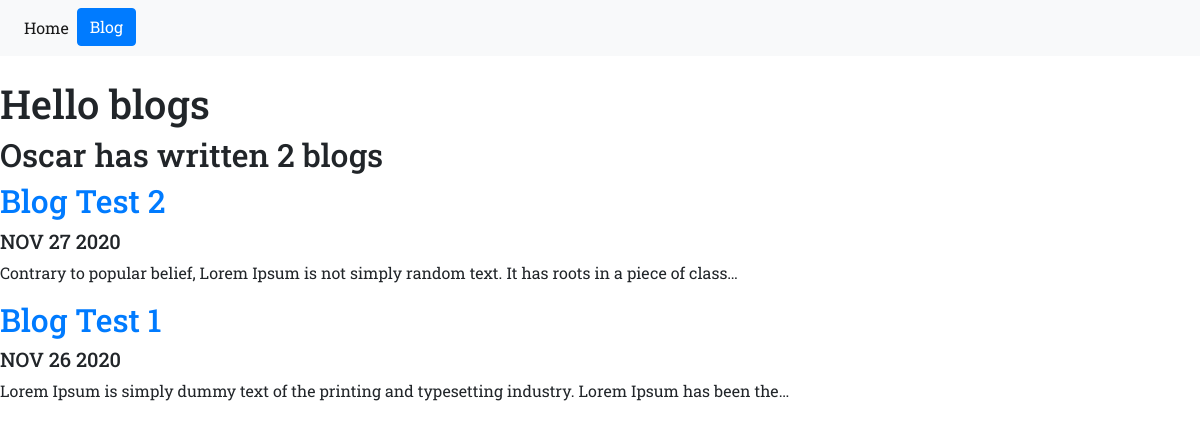
Screenshot of /blog/ with the database file from the repository.
### blog/models.py (models this page shows, shortened)
class Blog(models.Model):
    title = models.CharField(max_length=200)
    description = models.TextField()
    date = models.DateField()

### blog/views.py (the view)
# urls.py: path('', views.all_blogs, name="all_blogs"),
def all_blogs(request):
    blogs = Blog.objects.order_by('-date') #[:5]  #Se indica que se mostraran los blogs con la fecha mas reciente y con [:5] se limita a que muestra los ultimos 5 blogs
    return render(request,'blog/all_blogs.html',{'blogs':blogs})

### blog/templates/blog/all_blogs.html
{% extends 'portfolio/base.html' %}
{% block content %}
<h1>Hello blogs</h1>
<h2>Oscar has written {{ blogs.count }} blog{{ blogs.count|pluralize }}</h2>
{%for blog in blogs%}
    <a href="{% url 'blog:details' blog.id %}"><h2>{{ blog.title }}</h2></a>
    <h5>{{ blog.date|date:'M d Y'|upper }}</h5>
    <p>{{ blog.description|striptags|truncatechars:100 }}</p>
{% endfor %}
{% endblock %}

### portfolio/static/portfolio/custom.css (style rules this page uses)
body { font-family: 'Roboto Slab', serif; }

### rows the page displays
Blog: title "Blog Test 2", date "NOV 27 2020", description "Contrary to popular belief, Lorem Ipsum is not simply random text. It has roots in a piece of class…"
Blog: title "Blog Test 1", date "NOV 26 2020", description "Lorem Ipsum is simply dummy text of the printing and typesetting industry. Lorem Ipsum has been the…"

### other values shown
{{ blogs.count }} "2"
